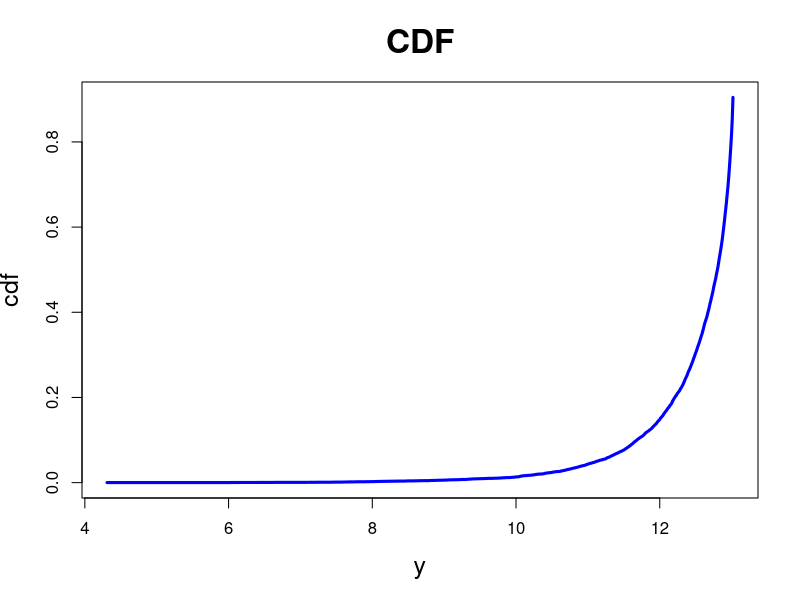
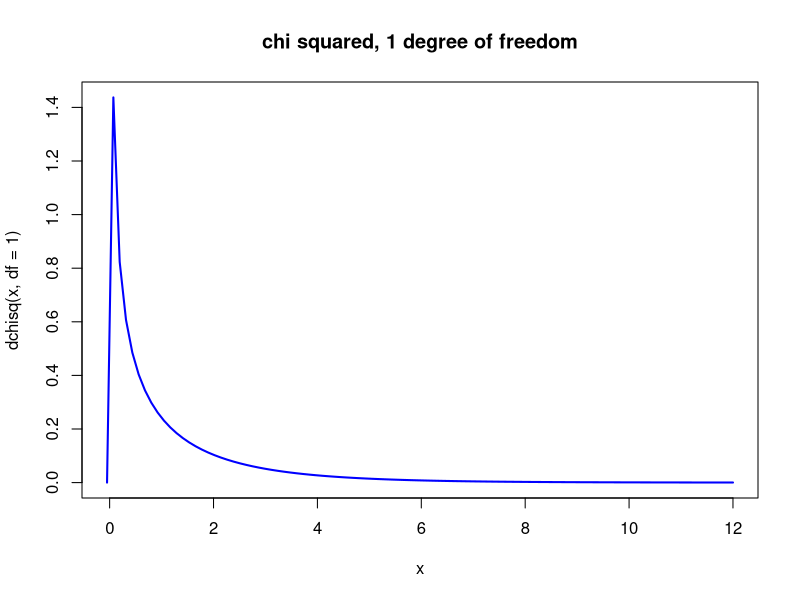

The R source for these figures, in order:
#########################################################################
############################# Problem 2 (c) #############################
#########################################################################

### generate ten thousand observations from Y = 10*log(Gamma(10,1)) - Gamma(10,1)
Y.gamma <- rgamma(10000, shape=10, rate=1)
Y <- 10*log(Y.gamma) - Y.gamma

### compute the cdf (xaxis and emp.cdf used for plotting)
xaxis <- seq( min(Y), max(Y), 0.01)
emp.cdf<- xaxis
for(i in 1:length( xaxis ) )
{
    emp.cdf[i] <- mean( Y <= xaxis[i] )
}

### plot this cdf (not really necessary)
plot( xaxis, emp.cdf, main="CDF", xlab="y", ylab="cdf", cex.main=2, cex.lab=1.5,'l', lwd=3, col='blue' )

### where is this cdf equal 0.05? Inspecting the output gives the answer.
k = xaxis[579]   # ans: 11.08295  by inspection of output this is where emp.cdf equals 0.05
# emp.cdf[579]   # this just checks that the answer is indeed 0.05

### We can now recover c from the formula k = log( (10*c)^10 ) 
c <- .1*exp(xaxis[579]/10)   #ans: 0.3029189

#########################################################################
############################# Problem 3 (a) #############################
#########################################################################

### given data:
x.vals <- c(1.07, 0.88, 0.66, 0.55, 1.15, 0.65, 3.45, 3.55, 3.51, 0.48)

### compute the test statistic:
test.stat <- 10*log(sum(x.vals)) - sum(x.vals)  # ans: 11.74459

### obtain the p-value by computing the cdf at this point (at 11.74459).
xaxis[645]      #the closest point to 11.74459 in the xaxis array is here
p.value <- emp.cdf[645]    # the value of the cdf here is the p-value = 0.113



#########################################################################
############################# Problem 3 (b) #############################
#########################################################################

X.bar <- mean(x.vals)
X.bar
GLRT.stat <- -2*10*log(X.bar) - 2*10 +2*10*X.bar


# plot chi-squared-1 (not really necessary)
x <- seq(-.05, 12, length=100)
plot(x, dchisq(x, df=1), main="chi squared, 1 degree of freedom", type="l", lwd=2, col="blue")

#lines(x, dgamma(x,shape=1/2 ,scale=2), type="l", lwd=2, col="blue")  # same as chi-square(1)

1 - pchisq(2.562525, df=1)   #ans: 0.1094237

